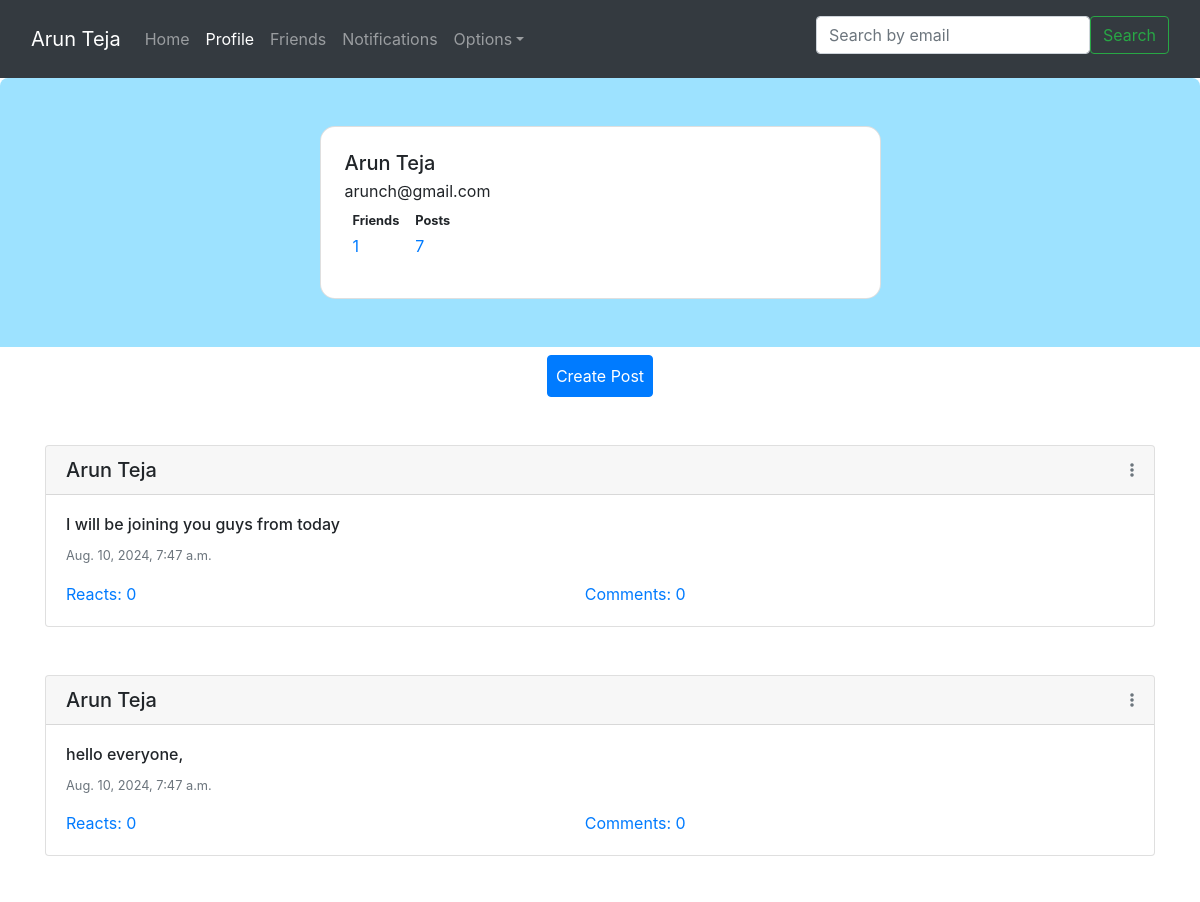
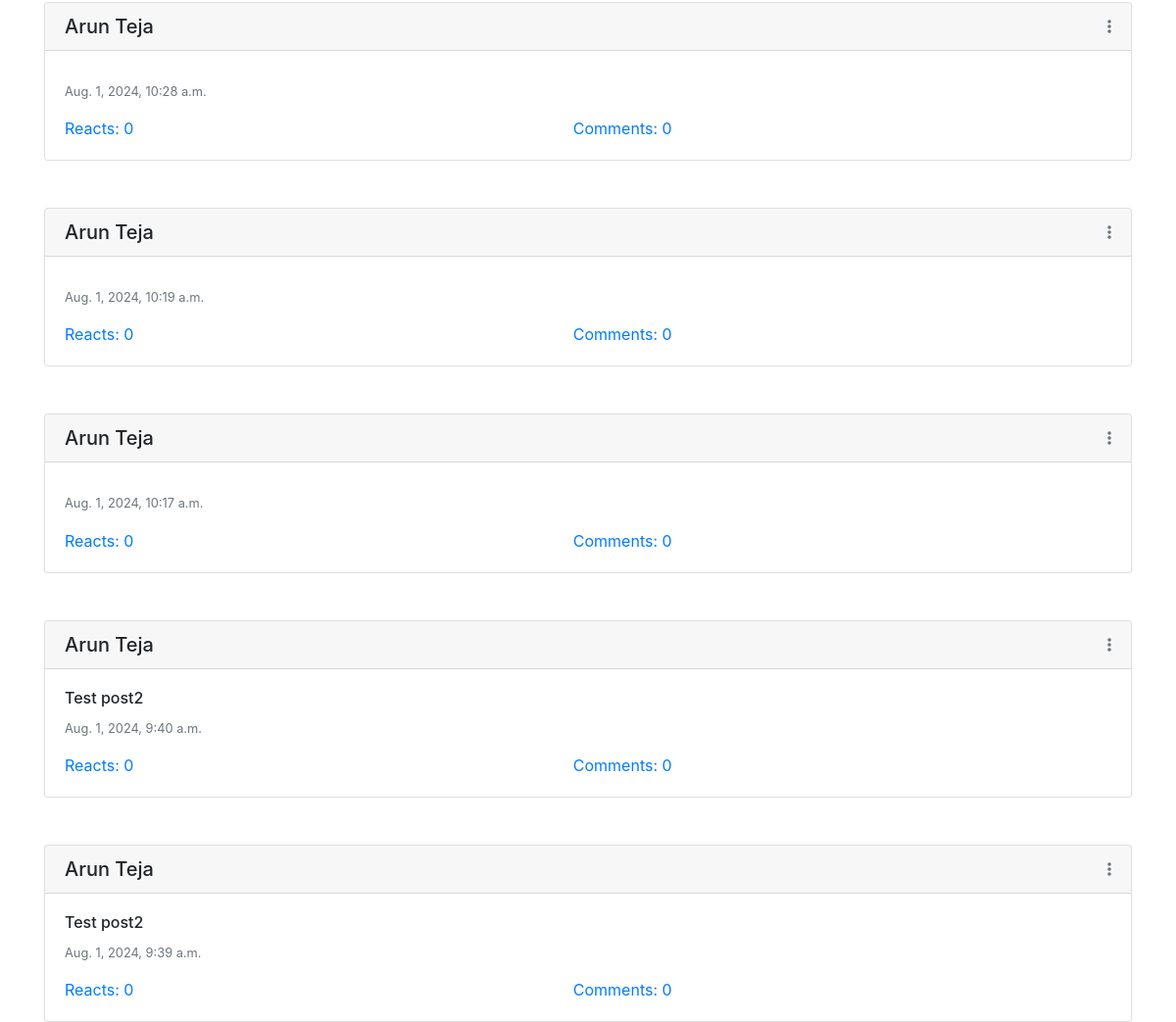
The page /profile/ (signed in) on the database as committed earlier (2 pictures, top to bottom).
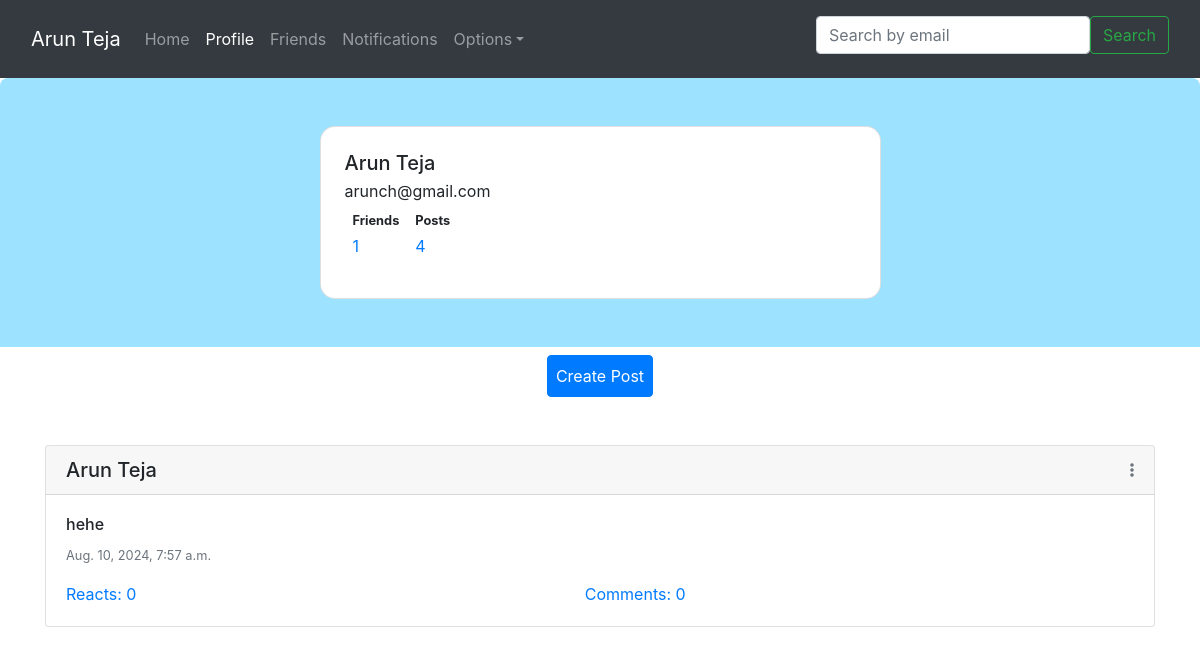
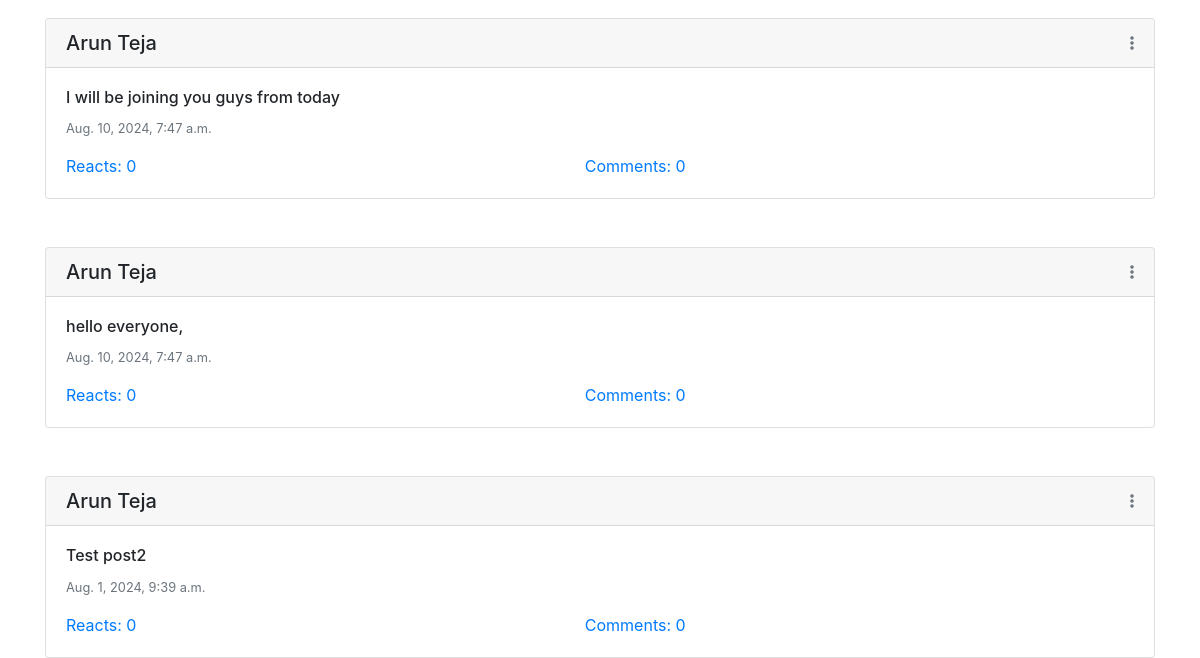
The same page on the database as committed later (2 pictures, top to bottom).
### Quotes/models.py (models this page shows, shortened)
class Posts(models.Model):
    user = models.ForeignKey(User, on_delete=models.CASCADE, related_name='posts')
    content = models.TextField()
    created_at = models.DateTimeField(auto_now_add=True)
    reactors = models.ManyToManyField(User, related_name='reacted_users', blank=True)
    comments = models.ManyToManyField(Comments, related_name='reacted_users', blank=True)
    def get_reacts_count(self):
        return len(self.reactors.all())
    def get_comments_count(self):
        return len(self.comments.all())

### Quotes/views.py (the view, shortened to what this page needs)
# urls.py: path('profile/', Profile, name='profile'),
@login_required(login_url= '/auth/login/')
def Profile(request, user_id = None):
    try:
        if user_id == None or user_id == request.user.id:
            user = User.objects.filter(email = request.user.email).first()
            posts = Posts.objects.filter(user = user).all().order_by('-created_at')
            context = {"name": request.user.get_full_name(),
            "username": request.user.username,
            "email": request.user.email,
            "posts": posts,
            "friends": FriendsList.objects.filter(user = user).first().friends.all()
            }
            return render(request, 'my_profile.html', context)
    except Exception as e:
        return HttpResponse("User not found")

### templates/my_profile.html (shortened to what this page needs)
{% extends 'Nav.html' %}
{% block pagecontent %}
<section class="w-100 px-4 py-5" style="background-color: #9de2ff; border-radius: .5rem .5rem 0 0;">
  <div class="row d-flex justify-content-center">
    <div class="col col-md-9 col-lg-7 col-xl-6">
      <div class="card" style="border-radius: 15px;">
        <div class="card-body p-4">
          <div class="d-flex">
            <div class="flex-grow-1 ms-3">
              <h5 class="mb-1">{{ name }}</h5>
              <p class="mb-0">{{ username }}</p>
              <div class="d-flex justify-content-start rounded-3 p-2 mb-2 bg-body-tertiary">
                <div>
                  <p class="small mb-1">
                    <b>Friends</b>
                  </p>
                  <a href="#">
                    <p class="mb-0">{{friends|length}}</p>
                  </a>
                </div>
                <div class="px-3">
                  <p class="small mb-1">
                    <b>Posts</b>
                  </p>
                  <a href="#">
                    <p class="mb-0"> {{ posts|length }}</p>
                  </a>
                </div>
              </div>
            </div>
          </div>
        </div>
      </div>
    </div>
  </div>
</section>
<Center>
  <button type="button" class="btn btn-primary mt-2 p-2" data-toggle="modal" data-target="#createPostModal">Create Post</button>
</Center>
{% if posts %}
{% for post in posts %}
<div class="container mt-5">
  <div class="card">
    <div class="card-header d-flex justify-content-between align-items-center">
      <h5 class="m-0">{{ post.user.get_full_name }}</h5>
      <a href="#" data-toggle="modal" data-target="#optionsModal" class="text-muted" data-post-id="{{ post.id }}">
        <i class="fas fa-ellipsis-v"></i>
      </a>
    </div>
    <div class="card-body">
      <h6 class="card-title">{{ post.content }}</h6>
      <p class="card-text text-muted small">{{ post.created_at }}</p>
      <section class="button-section d-flex justify-content-start">
        <a class="card-body m-0 p-0" href="#">Reacts: {{ post.get_reacts_count }}</a>
        <a class="card-body m-0 p-0" href="#">Comments: {{ post.get_comments_count }}</a>
      </section>
    </div>
  </div>
</div>
{% endfor %}
{% else %}
<Center>No posts</Center>
{% endif %}
{% endblock %}

### templates/Nav.html (shortened to what this page needs)
{% extends 'base.html' %}
{% block nativepage %}
  <nav class="navbar navbar-expand-lg navbar-dark bg-dark" style="background-color: #e3f2fd;">
    <div class="container-fluid">
      <a class="navbar-brand" href="#">{{ name }}</a>
      <div class="collapse navbar-collapse" id="navbarSupportedContent">
        <ul class="navbar-nav me-auto mb-2 mb-lg-0">
          <li class="nav-item">
            <a class="nav-link {% if request.path == '/' %}active{% endif %}" aria-current="page" href="{% url 'home'%}">Home</a>
          </li>
          <li class="nav-item">
            <a class="nav-link {% if request.path == '/profile/' %}active{% endif %}" href="{% url 'profile' %}">Profile</a>
          </li>
          <li class="nav-item">
            <a class="nav-link {% if request.path == '/friends/' %}active{% endif %}" href="{% url 'friendsPage' %}">Friends</a>
          </li>
          <li class="nav-item">
            <a class="nav-link {% if request.path == '/notifications/' %}active{% endif %}" href="{% url 'notif' %}">Notifications</a>
          </li>
          <li class="nav-item dropdown">
            <a class="nav-link dropdown-toggle" href="#" id="navbarDropdown" role="button" data-bs-toggle="dropdown" aria-expanded="false">Options</a>
          </li>
        </ul>
        <div class="collapse navbar-collapse d-flex justify-content-end mt-2" id="navbarSupportedContent">
          <form class="d-flex" method="get" action="{% url 'search_user' %}">
            <input class="form-control me-2" type="search" name="email" placeholder="Search by email" aria-label="Search" />
            <button class="btn btn-outline-success" type="submit">Search</button>
          </form>
        </div>
      </div>
    </div>
  </nav>
  {% block pagecontent %}
  {% endblock pagecontent%}
{% endblock %}

### templates/base.html (shortened to what this page needs)
<head>
    <link rel="stylesheet" href="https://cdnjs.cloudflare.com/ajax/libs/font-awesome/6.0.0-beta3/css/all.min.css">
    <link href="https://stackpath.bootstrapcdn.com/bootstrap/4.5.2/css/bootstrap.min.css" rel="stylesheet">
</head>
<body>
    {% block nativepage %}
    {% endblock nativepage %}
</body>
</html>

Rows that differ between the two databases and show on the page:
removed Posts: user.get_full_name "Arun Teja", created_at "Aug. 1, 2024, 10:28 a.m.", get_reacts_count "0", get_comments_count "0"
removed Posts: user.get_full_name "Arun Teja", created_at "Aug. 1, 2024, 10:19 a.m.", get_reacts_count "0", get_comments_count "0"
removed Posts: user.get_full_name "Arun Teja", created_at "Aug. 1, 2024, 10:17 a.m.", get_reacts_count "0", get_comments_count "0"
removed Posts: user.get_full_name "Arun Teja", content "Test post2", created_at "Aug. 1, 2024, 9:40 a.m.", get_reacts_count "0", get_comments_count "0"
added Posts: user.get_full_name "Arun Teja", content "hehe", created_at "Aug. 10, 2024, 7:57 a.m.", get_reacts_count "0", get_comments_count "0"
Other text that changed with them:
{{ posts|length }}: "7" → "4"
